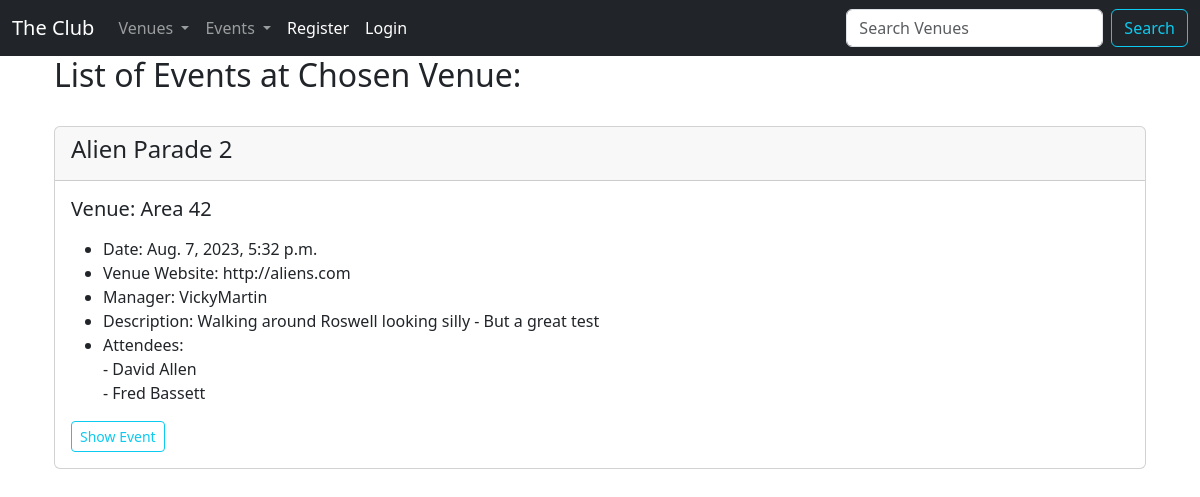
The app's page /venue_events/2, older data.
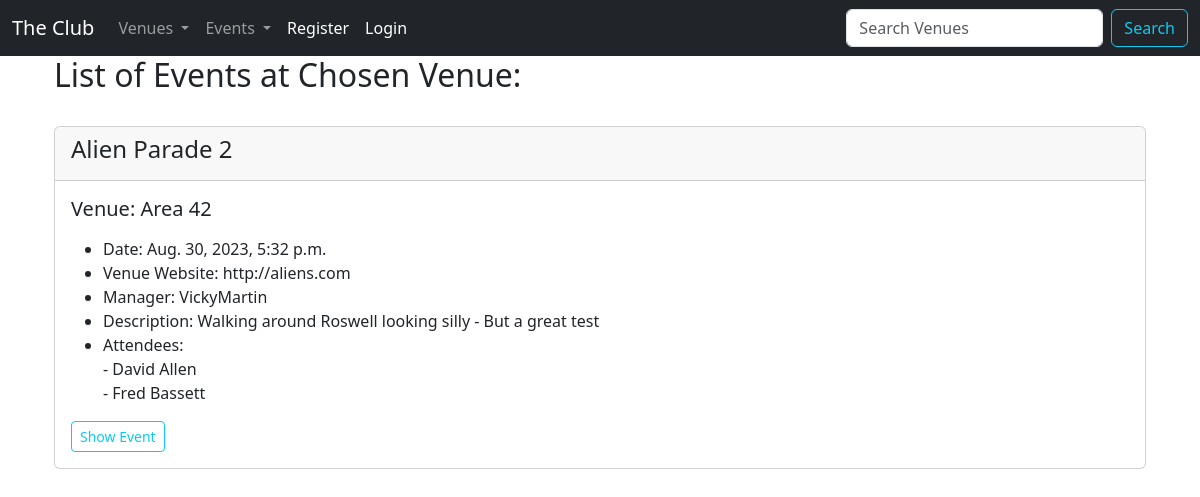
The same page, newer data.
### events/models.py (models this page shows, shortened)
class Event(models.Model):
    name = models.CharField("Event Name", max_length=120)
    event_date = models.DateTimeField("Event Date")
    venue = models.ForeignKey(Venue, blank=True, null=True, on_delete=models.CASCADE)
    manager = models.ForeignKey(User, blank=True, null=True, on_delete=models.SET_NULL)
    description = models.TextField(blank=True)
    attendees = models.ManyToManyField(MyClubUser, blank=True)
    approved = models.BooleanField("Approved", default=False)
    def __str__(self):
        return self.name

class Venue(models.Model):
    name = models.CharField("Venue Name", max_length=120)
    address = models.CharField(max_length=300)
    zip_code = models.CharField("Zip Code", max_length=15)
    phone = models.CharField("Contact Phone", max_length=25, blank=True)
    web = models.URLField("Website Address", blank=True)
    email_address = models.EmailField("Email Address", blank=True)
    owner = models.IntegerField("Venue Owner", blank=False, default=1)
    venue_image = models.ImageField(null=True, blank=True, upload_to="images/")
    def __str__(self):
        return self.name

### events/views.py (the view)
# urls.py: path("venue_events/<venue_id>", views.venue_events, name="venue-events"),
def venue_events(request, venue_id):
    venue = Venue.objects.get(id=venue_id)
    events = venue.event_set.all()
    if events:
        return render(request, "events/venue_events.html", {"events": events})
    else:
        messages.success(request, ("That venue has no events for now!"))
        return redirect("admin-approval")

### events/models.py (called while the page is built)
    def __str__(self):
        return self.first_name + " " + self.last_name

### events/templates/events/venue_events.html (shortened to what this page needs)
{% extends 'events/base.html' %}
{% block content %}
<div class=container>
  <h2>List of Events at Chosen Venue: </h2>
<br>
  {% for event in events %}
<div class="card">
  <div class="card-header">
   <h4> {{ event }}</h4>
  </div>
  <div class="card-body">
    <h5 class="card-title">Venue: {{ event.venue }}</h5>
    <p class="card-text">
    	<ul>
        <li>Date: {{ event.event_date }}</li>
        <li>Venue Website: {{ event.venue.web }}</li>
        <li>Manager: {{ event.manager }}</li>
        <li>Description: {{ event.description }}</li>
        <li>Attendees:<br/>
          {% for user in event.attendees.all %}
         - {{ user }}<br/>
          {% endfor %}
          </li>
      </ul>
    </p>
        <a href="{% url 'show-event' event.id %}" class="btn btn-outline-info btn-sm">Show Event</a>
  </div>
</div>
	<br/><br/>
	{% endfor %}
{% endblock %}

Row changes from the older to the newer data that the page shows:
changed Event "Alien Parade 2": event_date "Aug. 7, 2023, 5:32 p.m." → "Aug. 30, 2023, 5:32 p.m."
